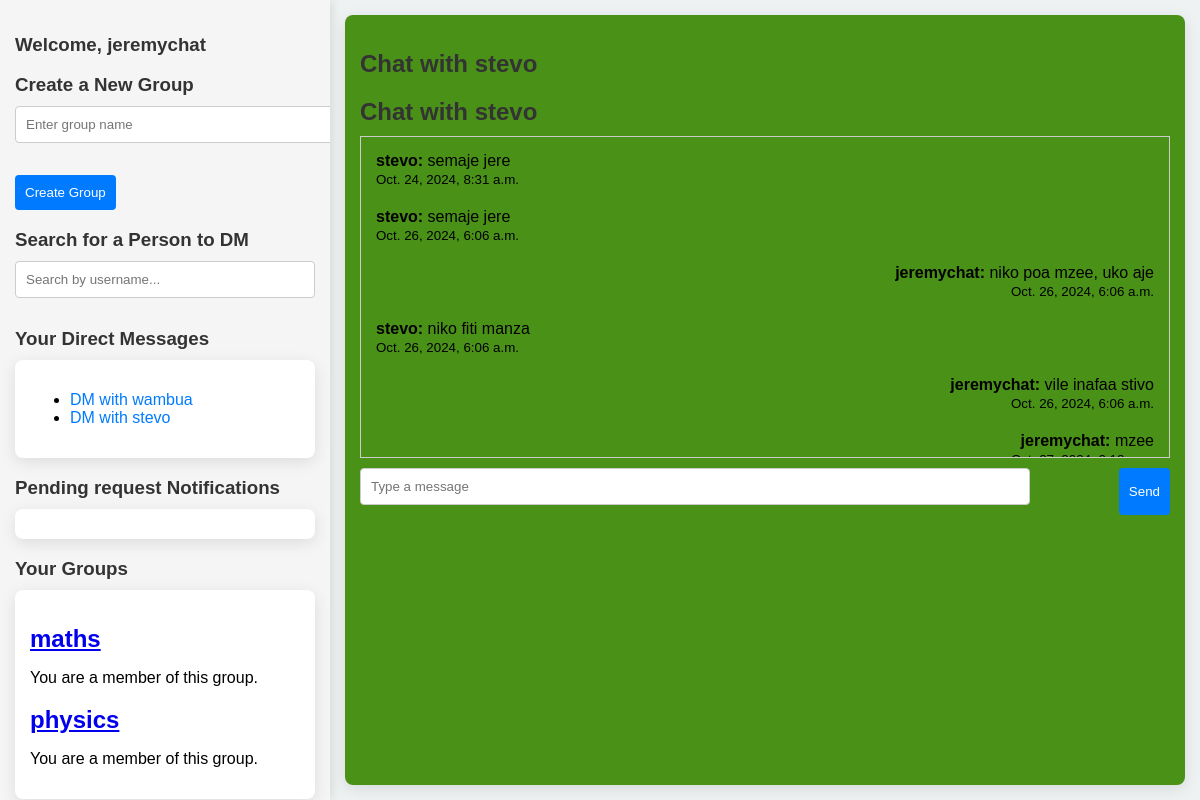
The page /chat/home/stevo/ (signed in) on the database as committed earlier.
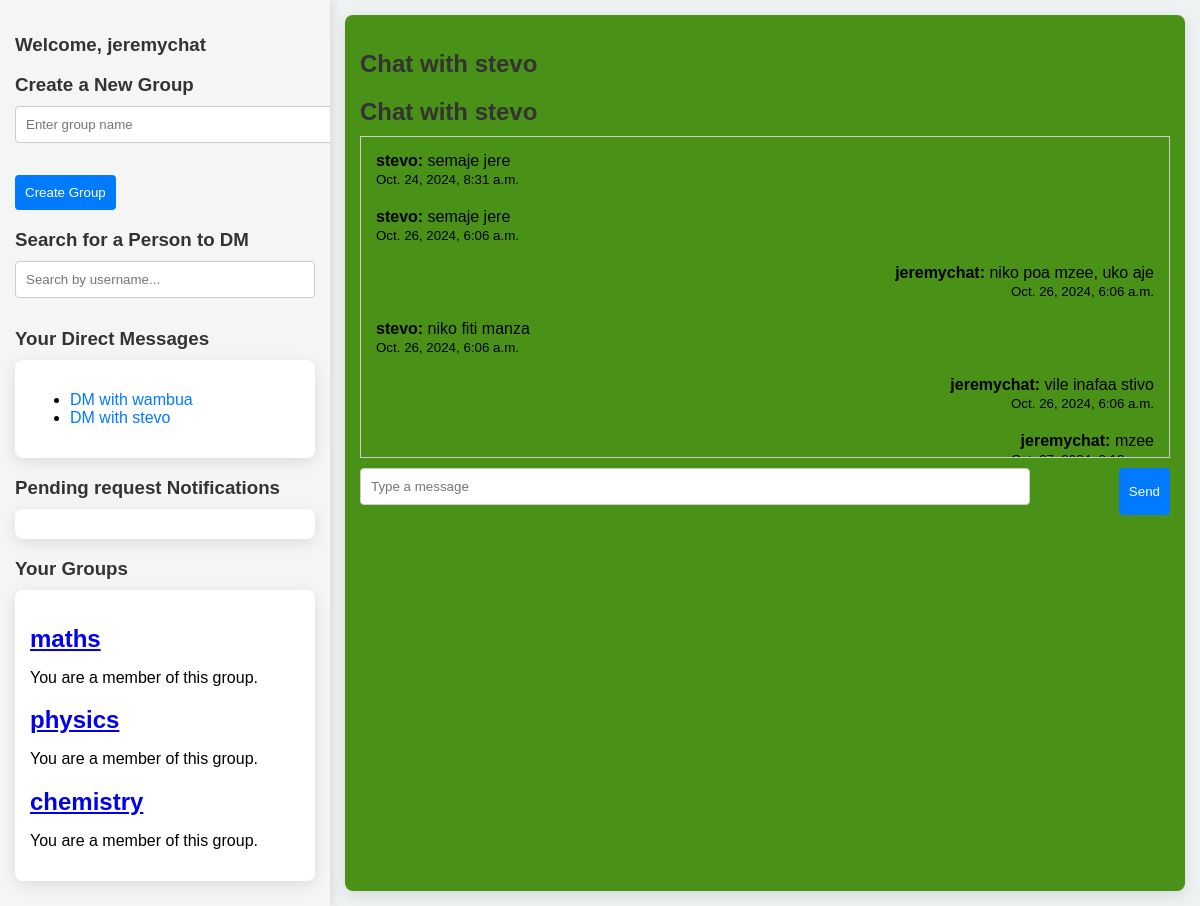
The same page on the database as committed later.
### mainapp/models.py (models this page shows, shortened)
class CustomUser(AbstractUser):
    CATEGORY_CHOICES = [
        ('student', 'student'),
        ('mentor', 'mentor'),
    ]
    category = models.CharField(max_length=10, choices=CATEGORY_CHOICES)
    last_active = models.DateTimeField(null=True, blank=True)

class Group(models.Model):
    JOIN_POLICY_CHOICES = [
        ('open', 'Open to All'),
        ('approval', 'Admin Approval Required'),
    ]
    name = models.CharField(max_length=255)
    members = models.ManyToManyField(
        settings.AUTH_USER_MODEL,
        through=GroupMembership,
        through_fields=('group', 'user'),  # Specify the foreign keys used in the GroupMembership model
        related_name='group_members'  # Change this to avoid clash
    )
    admins = models.ManyToManyField(settings.AUTH_USER_MODEL, related_name= 'administered_groups')#admins will have privilages
    join_policy = models.CharField(
        max_length=20,
        choices=JOIN_POLICY_CHOICES,
        default='open'
    )

class Message(models.Model):
    sender = models.ForeignKey(settings.AUTH_USER_MODEL, on_delete = models.CASCADE, related_name='sent_messages')
    recipient = models.ForeignKey(settings.AUTH_USER_MODEL,null = True, blank=True, on_delete=models.CASCADE, related_name='received_messages')#for dms
    group = models.ForeignKey('Group', null=True, blank=True, on_delete=models.CASCADE, related_name='messages')
    content = models.TextField()
    timestamp = models.DateTimeField(default=timezone.now)
    class Meta:
        ordering = ['timestamp']

### mainapp/views.py (the view)
# urls.py: path('home/<str:receiver_username>/', views.dm_view, name='homedm'),
@login_required
def dm_view(request, receiver_username):
    user = request.user
    receiver = get_object_or_404(CustomUser, username=receiver_username)
    messages = Message.objects.filter(
        sender=request.user, recipient=receiver
    ) | Message.objects.filter(
        sender=receiver, recipient=request.user
    ).order_by('timestamp')
    dms_as_sender = Message.objects.filter(sender=user, recipient__isnull=False)
    dms_as_recipient = Message.objects.filter(recipient=user, sender__isnull=False)
    all_dms = chain(dms_as_sender, dms_as_recipient)
    unique_dm_users = {dm.sender if dm.recipient == user else dm.recipient for dm in all_dms}
    unique_dm_users = [u for u in unique_dm_users if u.username]
    groups = Group.objects.prefetch_related('group_memberships__user').all()
    context = {
        'receiver': receiver,
        'messages': messages,
        'unique_dm_users': unique_dm_users,
        'groups': groups
    }
    return render(request, 'mainapp/dm_page.html', context)

### mainapp/templates/mainapp/dm_page.html (shortened to what this page needs)
{% extends 'mainapp/home.html'%}
{% block content %}
</head>
<body>
    <h2>Chat with {{ receiver.username }}</h2>
    <div class="messages" id="message-list">
        {% for message in messages %}
            <div class="message {% if message.sender == user %}sent{% else %}received{% endif %}">
                <strong>{{ message.sender.username }}:</strong> {{ message.content }}
                <div><small>{{ message.timestamp }}</small></div>
            </div>
        {% empty %}
            <p>No messages yet. Start the conversation!</p>
        {% endfor %}
    </div>
    <form id="message-form" class="form">
        <input type="text" id="message-input" placeholder="Type a message" autocomplete="off">
        <button type="submit">Send</button>
    </form>
{% endblock %}

### mainapp/templates/mainapp/home.html (shortened to what this page needs)
<!DOCTYPE html>
<html lang="en">
<head>
</head>
<body>
    <div class="main-container">
        <div class="left-section">
            <h3>Welcome, {{ request.user.username }}</h3>
            <div class="container">
                <div class="create-group">
                    <h3>Create a New Group</h3>
                    <form method="POST" action="{% url 'create_group' %}">
                        <input type="text" name="group_name" placeholder="Enter group name" required>
                        <button type="submit">Create Group</button>
                    </form>
                </div>
            </div>
            <div class="container search-users">
                <h3>Search for a Person to DM</h3>
                <input type="search" id="user-search" placeholder="Search by username..." onkeyup="searchUser()">
            </div>
            <div class="container">
                <h3>Your Direct Messages</h3>
                <div class="card">
                    <ul id="dm-list">
                        {% for user in unique_dm_users %}
                            {% if user.username %}
                            <li><a href="{% url 'homedm' user.username %}" class="dm-link" data-username="{{ user.username }}">DM with {{ user.username }}</a></li>
                            {% else %}
                            <h3>no username</h3>
                            {%endif%}
                        {% endfor %}
                    </ul>
                </div>
            </div>
             <div class="container">
                <h3>Pending request Notifications</h3>
                <div class="card">
                </div>
             </div>
            <div class="container">
                <h3>Your Groups</h3>
                <div class="card">
                    {% for group in groups %}
                        <h2><a href="{% url 'group_chat' group.name %}" class="group-link" data-username="{{group.name}}" data-id="{{ group.id }}">{{ group.name }}</a></h2>
                        {% if request.user in group.members.all %}
                            <p>You are a member of this group.</p>
                        {% elif group.join_policy == 'open' %}
                            <a href="{% url 'join_group' group.name %}">Join Group</a>
                        {% elif group.join_policy == 'approval' %}
                            <a href="#" data-id="{{group.id}}" class="join-request">Request to Join</a>
                        {% endif %}
                    {% endfor %}
                </div>
            </div>
        </div>
        <div class="right-section">
            <div class="chat-box">
                <h2>{% if receiver %}Chat with {{ receiver.username }}{% else %}Chat Area{% endif %}</h2>
                {% block content %}{% endblock %}
            </div>
        </div>
    </div>
</body>
</html>

Rows that differ between the two databases and show on the page:
added Group: name "chemistry", shows "You are a member of this group."
